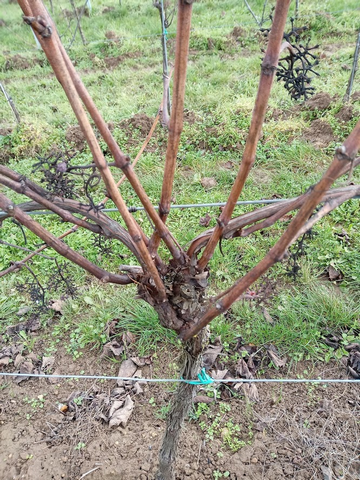
#> input picture Ressources/Vignes/vigne2.png, 360 x 480 px
$ python Joining_images.py
#> lines starting #> are read from the running program, lines starting #| are printed output that depends on the picture
import cv2
import numpy as np


def stackImages(scale, imgArray):
    rows = len(imgArray)
    cols = len(imgArray[0])
    rowsAvailable = isinstance(imgArray[0], list)
    width = imgArray[0][0].shape[1]
    height = imgArray[0][0].shape[0]
    if rowsAvailable:
        for x in range(0, rows):
            for y in range(0, cols):
                if imgArray[x][y].shape[:2] == imgArray[0][0].shape[:2]:
                    imgArray[x][y] = cv2.resize(imgArray[x][y], (0, 0), None, scale, scale)
                else:
                    imgArray[x][y] = cv2.resize(imgArray[x][y], (imgArray[0][0].shape[1], imgArray[0][0].shape[0]),
                                                None, scale, scale)
                if len(imgArray[x][y].shape) == 2: imgArray[x][y] = cv2.cvtColor(imgArray[x][y], cv2.COLOR_GRAY2BGR)
        imageBlank = np.zeros((height, width, 3), np.uint8)
        hor = [imageBlank] * rows
        hor_con = [imageBlank] * rows
        for x in range(0, rows):
            hor[x] = np.hstack(imgArray[x])
        ver = np.vstack(hor)
    else:
        for x in range(0, rows):
            if imgArray[x].shape[:2] == imgArray[0].shape[:2]:
                imgArray[x] = cv2.resize(imgArray[x], (0, 0), None, scale, scale)
            else:
                imgArray[x] = cv2.resize(imgArray[x], (imgArray[0].shape[1], imgArray[0].shape[0]), None, scale, scale)
            if len(imgArray[x].shape) == 2: imgArray[x] = cv2.cvtColor(imgArray[x], cv2.COLOR_GRAY2BGR)
        hor = np.hstack(imgArray)
        ver = hor
    return ver

path = "Ressources/Vignes/vigne2.png"


img = cv2.imread(path)
#> img is the input picture: shape (480, 360, 3); mean B, G, R 125.7, 151.3, 149.2
print(img.shape)
#| (480, 360, 3)

imgB = cv2.imread(path)
imgR = cv2.imread(path)
imgG = cv2.imread(path)
imgBlack = cv2.imread(path)
imgBlur = cv2.GaussianBlur(img, (7,7),0)
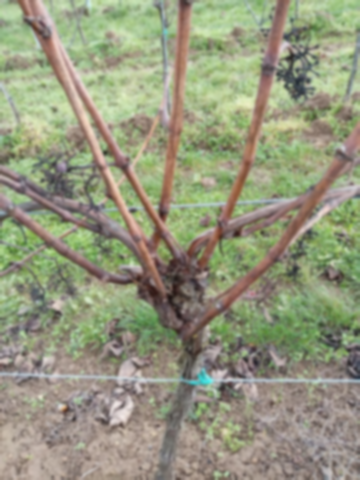
#> imgBlur: shape (480, 360, 3); mean B, G, R 125.7, 151.3, 149.2
imgGray = cv2.cvtColor(img, cv2.COLOR_BGR2GRAY)
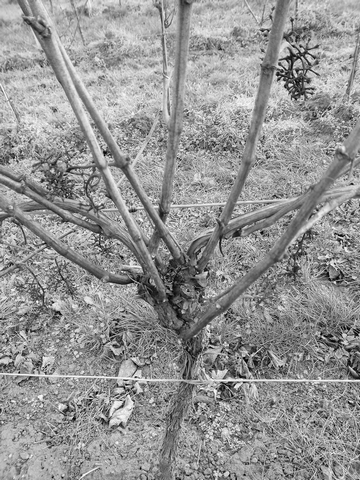
#> imgGray: shape (480, 360); min 0, max 255, mean 147.7
imgHSV = cv2.cvtColor(img, cv2.COLOR_BGR2HSV)
#> imgHSV: shape (480, 360, 3); mean H, S, V 40.5, 57.1, 159.6
imgCanny = cv2.Canny(imgBlur,250,150)
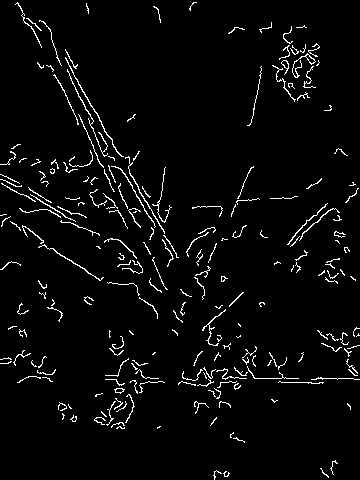
#> imgCanny: shape (480, 360); 3.7% white in thin lines or dots
imgCanny2 = cv2.Canny(imgBlur,250,150)
imgBlur2 = cv2.GaussianBlur(imgHSV, (7,7),0)
#> imgBlur2: shape (480, 360, 3); mean H, S, V 40.5, 57.1, 159.6

imgB[:,:,0] = np.zeros([img.shape[0], img.shape[1]])
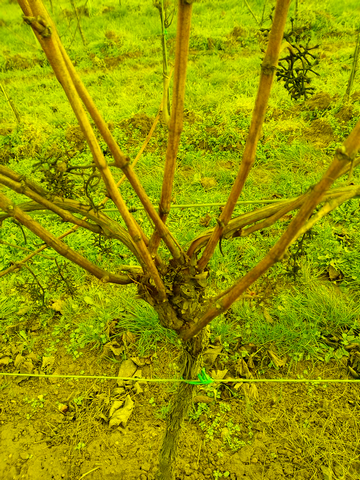
#> imgB: shape (480, 360, 3); mean B, G, R 0, 151.3, 149.2
imgR[:,:,1] = np.zeros([img.shape[0], img.shape[1]])
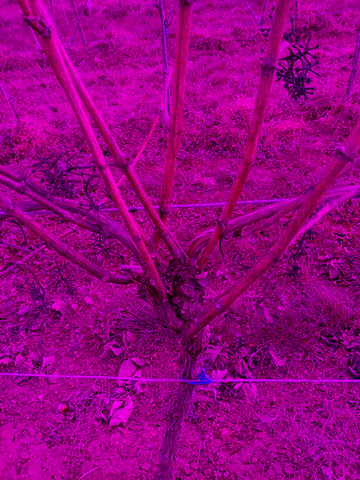
#> imgR: shape (480, 360, 3); mean B, G, R 125.7, 0, 149.2
imgG[:,:,2] = np.zeros([img.shape[0], img.shape[1]])
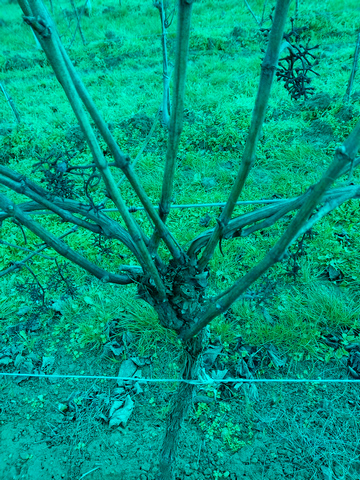
#> imgG: shape (480, 360, 3); mean B, G, R 125.7, 151.3, 0
imgBlack[:] = 0,0,0
#> imgBlack: shape (480, 360, 3); every value is 0


imgStack = stackImages(0.5, ([img, imgGray, imgHSV, imgCanny,imgCanny2], [imgB, imgR, imgG, imgBlur, imgBlack]))
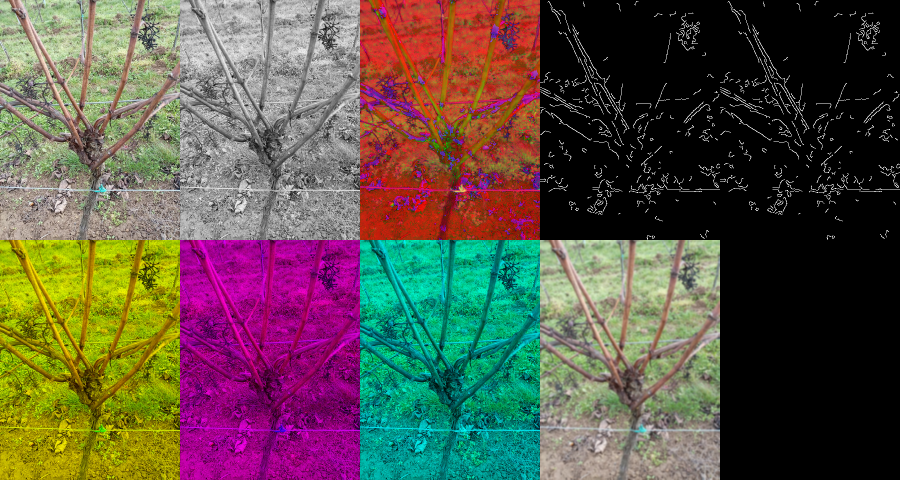
#> imgStack: shape (480, 900, 3); mean B, G, R 71.1, 82.9, 92.4


cv2.imshow("ImageStack", imgStack)

cv2.waitKey(0)
cv2.destroyAllWindows()

$ run again, with Ressources/Vignes/vigne1.png copied over Ressources/Vignes/vigne2.png
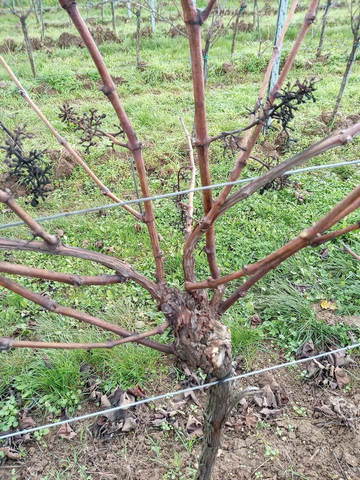
#> input picture Ressources/Vignes/vigne1.png, 360 x 480 px
#> img is the input picture: shape (480, 360, 3); mean B, G, R 125, 154.6, 147.4
#| (480, 360, 3)
#> imgHSV: shape (480, 360, 3); mean H, S, V 44.6, 60.3, 161.3
#> `imgCanny = cv2.Canny(imgBlur,250,150)`:
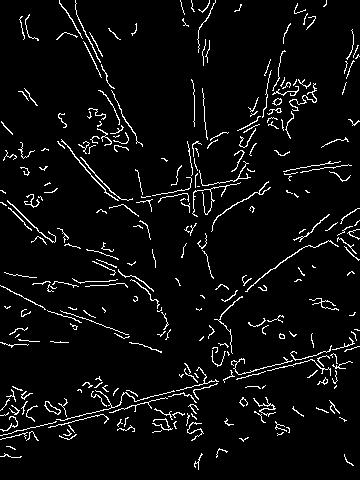
#> imgCanny: shape (480, 360); 5% white in thin lines or dots
#> imgBlur2: shape (480, 360, 3); mean H, S, V 44.6, 60.3, 161.3
#> imgBlack: shape (480, 360, 3); every value is 0
#> `imgStack = stackImages(0.5, ([img, imgGray, imgHSV, imgCanny,imgCanny2..`:
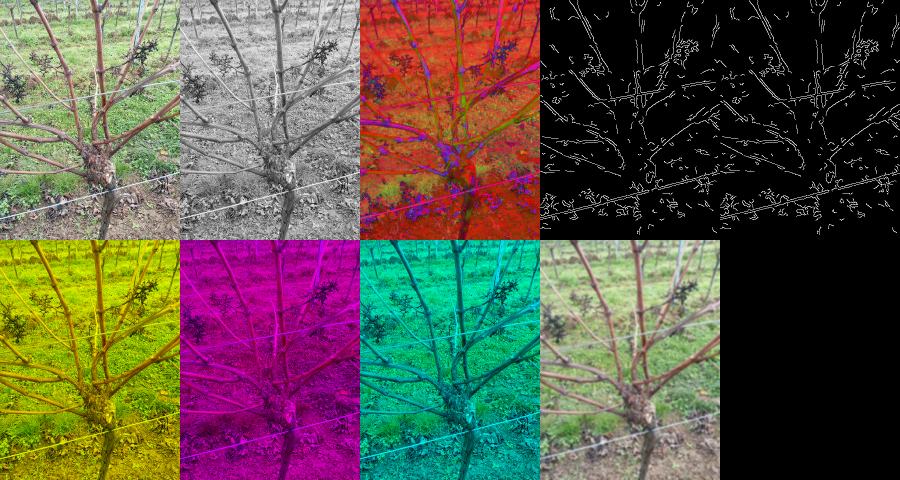
#> imgStack: shape (480, 900, 3); mean B, G, R 72, 85.4, 92.7

$ run again, with Ressources/Vignes/vigne3.png copied over Ressources/Vignes/vigne2.png
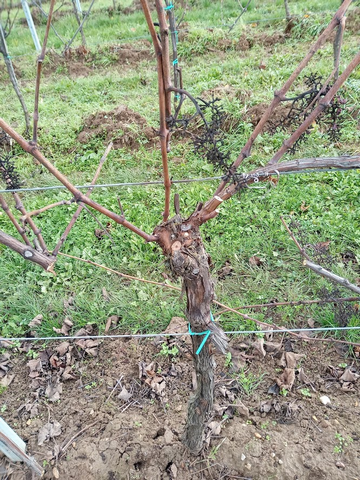
#> input picture Ressources/Vignes/vigne3.png, 360 x 480 px
#> img is the input picture: shape (480, 360, 3); mean B, G, R 126, 153.1, 145.7
#| (480, 360, 3)
#> imgHSV: shape (480, 360, 3); mean H, S, V 41.9, 56.2, 159.4
#> `imgCanny = cv2.Canny(imgBlur,250,150)`:
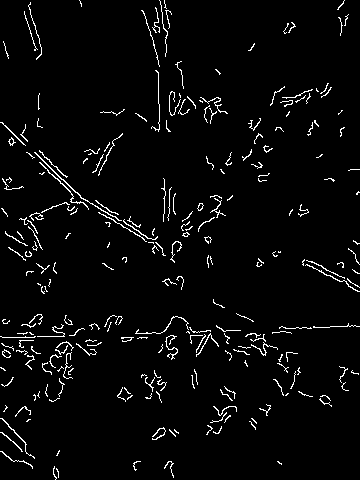
#> imgCanny: shape (480, 360); 3.5% white in thin lines or dots
#> imgBlur2: shape (480, 360, 3); mean H, S, V 41.9, 56.2, 159.4
#> imgBlack: shape (480, 360, 3); every value is 0
#> `imgStack = stackImages(0.5, ([img, imgGray, imgHSV, imgCanny,imgCanny2..`:
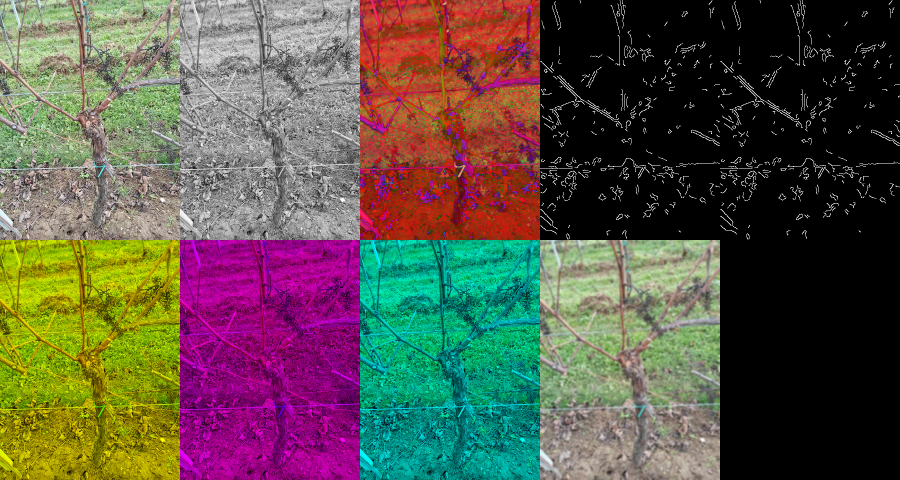
#> imgStack: shape (480, 900, 3); mean B, G, R 71.2, 83.5, 90.9

$ run again, with Ressources/Vignes/vigne4.png copied over Ressources/Vignes/vigne2.png
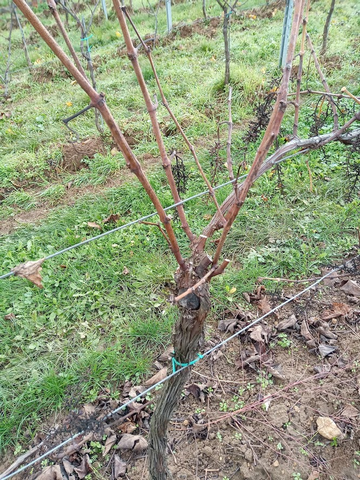
#> input picture Ressources/Vignes/vigne4.png, 360 x 480 px
#> img is the input picture: shape (480, 360, 3); mean B, G, R 123.3, 152.8, 143.8
#| (480, 360, 3)
#> imgHSV: shape (480, 360, 3); mean H, S, V 44.5, 59.8, 158.8
#> imgCanny: shape (480, 360); 3.3% white in thin lines or dots
#> imgBlur2: shape (480, 360, 3); mean H, S, V 44.5, 59.8, 158.8
#> imgBlack: shape (480, 360, 3); every value is 0
#> `imgStack = stackImages(0.5, ([img, imgGray, imgHSV, imgCanny,imgCanny2..`:
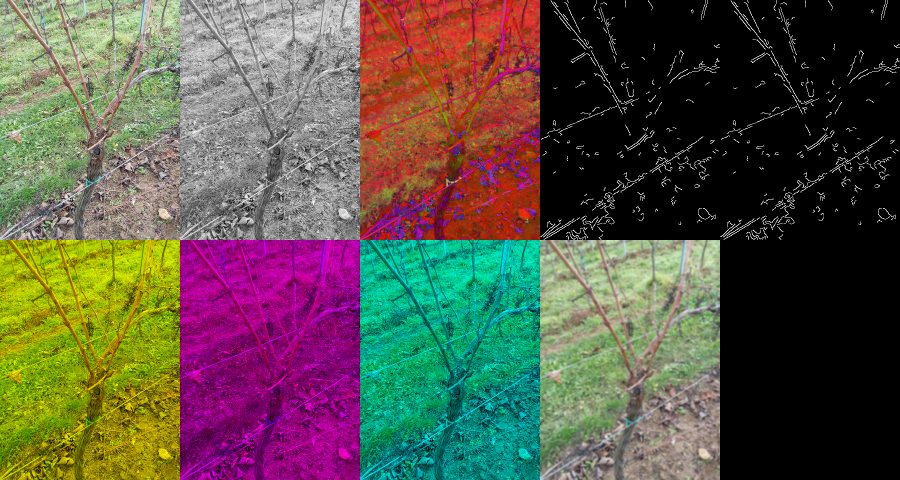
#> imgStack: shape (480, 900, 3); mean B, G, R 70.2, 83.5, 89.8
